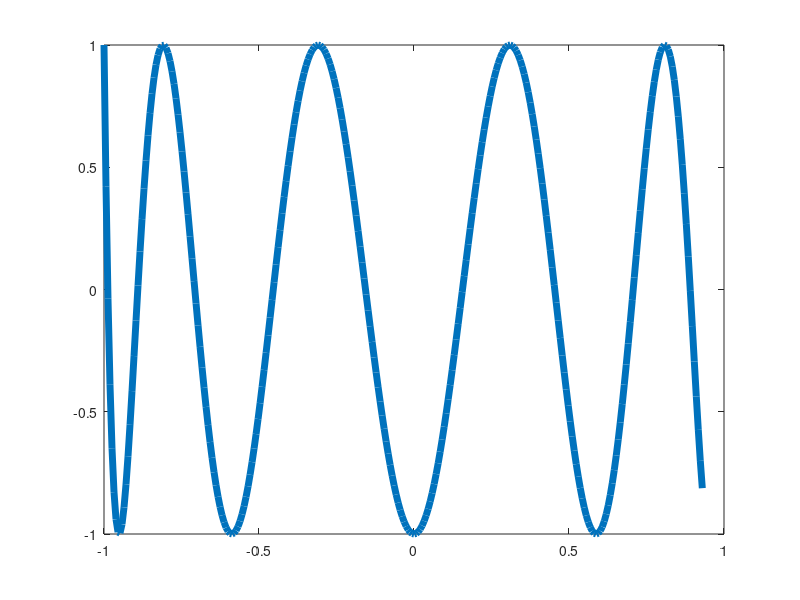

Source code (MATLAB): (Note: this script raises an error after producing the figure.)
% Chebfun logo.

% Copyright 2008 by The Chebfun Team. See www.chebfun.org.

figure
x = linspace(-1,0.93,300)';
plot(x,cos(10*acos(x)),'linew',5)
hold on

t = - cos(pi*(2:8)'/10) *0.99;  % cheb extrema (tweaked)
y = 0*t; 
h = text( t, y, num2cell(transpose('chebfun')), ...
  'fontname','Rockwell','fontsize',28,'hor','cen','vert','mid','fontweight','normal') ; 

axis([-1.02 .95 -2 2])
set(gca,'pos',[0 0 1 1])
set(gcf,'papertype','A4','paperunit','cent','paperpos',[4.49 12.83 12 4])
set(gcf,'unit','cent','pos',[0 0 12 4],...
  'menuBar','none','name','Chebfun Toolbox','numbertitle','off')
axis off

shg